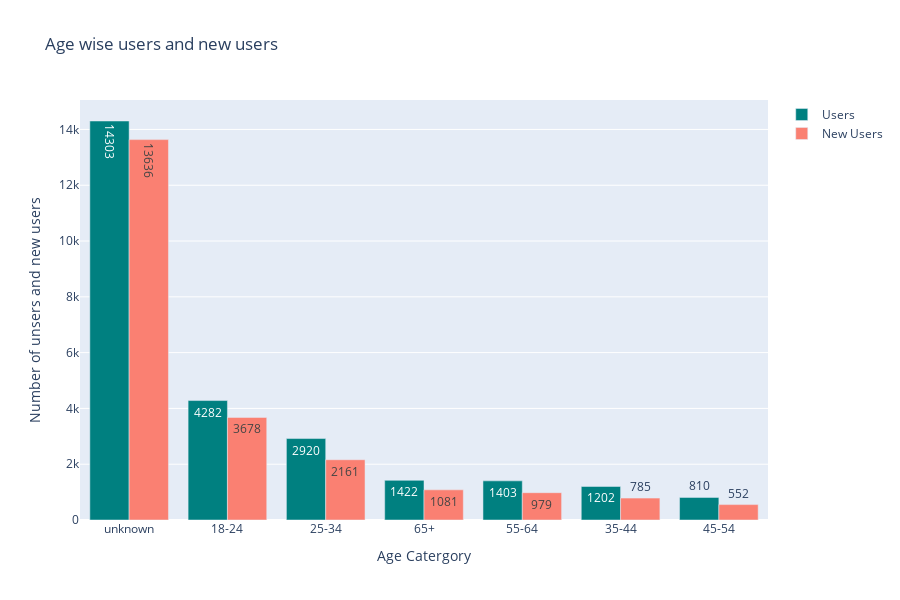

Notebook source saved alongside this figure:
### Markdown cell above
# Age wise users and new users generated

### Code cell
bar1 = go.Bar(x=user_by_age['Age'],
              y=user_by_age["Users"],
              text=user_by_age["Users"],
              textposition="auto",
              name="Users",
              marker=dict(color='teal'))

bar2 = go.Bar(x=user_by_age['Age'],
              y=user_by_age["New users"],
              text=user_by_age["New users"],
              textposition="auto",
              name="New Users",
              marker=dict(color='salmon'))


layout = go.Layout(title="Age wise users and new users", height=600,
                   xaxis=dict(title='Age Catergory'),
                   yaxis=dict(title='Number of unsers and new users'))
fig=go.Figure(data=[bar1,bar2],layout=layout)

fig.show()

### Figure 1 — Plotly figure (JSON) as saved in the notebook; plotly's stock layout.template omitted (floating-point values rounded to 4 significant figures)
{"data": [{"marker": {"color": "teal"}, "name": "Users", "text": [14303, 4282, 2920, 1422, 1403, 1202, 810], "textposition": "auto", "type": "bar", "x": ["unknown", "18-24", "25-34", "65+", "55-64", "35-44", "45-54"], "y": [14303, 4282, 2920, 1422, 1403, 1202, 810]}, {"marker": {"color": "salmon"}, "name": "New Users", "text": [13636, 3678, 2161, 1081, 979, 785, 552], "textposition": "auto", "type": "bar", "x": ["unknown", "18-24", "25-34", "65+", "55-64", "35-44", "45-54"], "y": [13636, 3678, 2161, 1081, 979, 785, 552]}], "layout": {"height": 600, "title": {"text": "Age wise users and new users"}, "xaxis": {"title": {"text": "Age Catergory"}}, "yaxis": {"title": {"text": "Number of unsers and new users"}}}}
